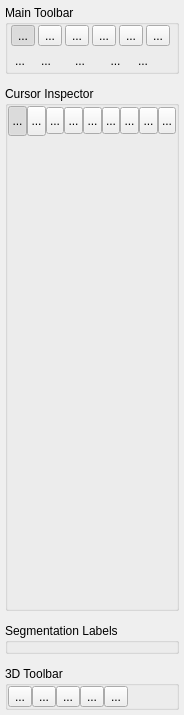
<?xml version="1.0" encoding="UTF-8"?>
<ui version="4.0">
 <class>MainControlPanel</class>
 <widget class="QWidget" name="MainControlPanel">
  <property name="geometry">
   <rect>
    <x>0</x>
    <y>0</y>
    <width>184</width>
    <height>715</height>
   </rect>
  </property>
  <property name="minimumSize">
   <size>
    <width>184</width>
    <height>0</height>
   </size>
  </property>
  <property name="maximumSize">
   <size>
    <width>184</width>
    <height>16777215</height>
   </size>
  </property>
  <property name="windowTitle">
   <string>Form</string>
  </property>
  <property name="styleSheet">
   <string notr="true">QGroupBox {
  background-origin: content;
  margin-top: 15px;
  font-weight: bold;
  font-size: 12px;
  background-color: palette(midlight);
  padding: 5px;
  border-radius: 2px;
  border-width: 1px;
  border-style: solid;
  border-color: rgb(128,128,128);
}

QGroupBox::title {
  subcontrol-origin: 	margin;
  subcontrol-position: top left;
}

QWidget#panelToolbarMode &gt; QToolButton,
QWidget#panelToolbarMode3D &gt; QToolButton,
QWidget#panelToolbarContext &gt; QToolButton 
{
  icon-size: 22px;
  width: 26px;
  height: 26px;
}

QWidget#panelToolbarAction &gt; QToolButton
{
  icon-size: 16px;
  width: 24px;
  height: 20px;
}

QMenu
{
  background-color: palette(window);
}</string>
  </property>
  <layout class="QVBoxLayout" name="verticalLayout" stretch="0">
   <property name="spacing">
    <number>0</number>
   </property>
   <property name="leftMargin">
    <number>5</number>
   </property>
   <property name="topMargin">
    <number>5</number>
   </property>
   <property name="rightMargin">
    <number>5</number>
   </property>
   <property name="bottomMargin">
    <number>5</number>
   </property>
   <item>
    <widget class="QWidget" name="widgetMain" native="true">
     <property name="styleSheet">
      <string notr="true"/>
     </property>
     <layout class="QVBoxLayout" name="verticalLayout_15">
      <property name="spacing">
       <number>12</number>
      </property>
      <property name="leftMargin">
       <number>0</number>
      </property>
      <property name="topMargin">
       <number>0</number>
      </property>
      <property name="rightMargin">
       <number>0</number>
      </property>
      <property name="bottomMargin">
       <number>0</number>
      </property>
      <item>
       <widget class="QGroupBox" name="grpToolbox">
        <property name="styleSheet">
         <string notr="true">
/*

QToolButton { 
    border: 1px solid rgba(255, 255, 255, 0);
    border-radius: 3px;
    padding: 0px;
    margin: 0px;
    height: 22px;
    width: 22px;
    icon-size: 24px;
}

QToolButton:hover { 
    border-color: #8f8f91;
    background-color: qlineargradient(x1: 0, y1: 0, x2: 0, y2: 1,
                                      stop: 0 #f6f7fa, stop: 1 #dadbde);
}

QToolButton:checked {
    border-color: #8f8f91;
    background-color: #bbbbbb;
}

*/</string>
        </property>
        <property name="title">
         <string>Main Toolbar</string>
        </property>
        <layout class="QVBoxLayout" name="verticalLayout_4">
         <property name="spacing">
          <number>2</number>
         </property>
         <property name="leftMargin">
          <number>0</number>
         </property>
         <property name="topMargin">
          <number>0</number>
         </property>
         <property name="rightMargin">
          <number>0</number>
         </property>
         <property name="bottomMargin">
          <number>0</number>
         </property>
         <item>
          <widget class="DarkModeToolbar" name="panelToolbarMode" native="true">
           <property name="styleSheet">
            <string notr="true"/>
           </property>
           <layout class="QHBoxLayout" name="horizontalLayout_4">
            <property name="spacing">
             <number>0</number>
            </property>
            <property name="leftMargin">
             <number>0</number>
            </property>
            <property name="topMargin">
             <number>0</number>
            </property>
            <property name="rightMargin">
             <number>0</number>
            </property>
            <property name="bottomMargin">
             <number>0</number>
            </property>
            <item>
             <widget class="QToolButton" name="btnCrosshair">
              <property name="text">
               <string>...</string>
              </property>
              <property name="icon">
               <iconset resource="../Resources/SNAPResources.qrc">
                <normaloff>:/root/crosshair.gif</normaloff>:/root/crosshair.gif</iconset>
              </property>
              <property name="checkable">
               <bool>true</bool>
              </property>
              <property name="checked">
               <bool>true</bool>
              </property>
             </widget>
            </item>
            <item>
             <widget class="QToolButton" name="btnZoom">
              <property name="text">
               <string>...</string>
              </property>
              <property name="icon">
               <iconset resource="../Resources/SNAPResources.qrc">
                <normaloff>:/root/zoom.gif</normaloff>:/root/zoom.gif</iconset>
              </property>
              <property name="checkable">
               <bool>true</bool>
              </property>
             </widget>
            </item>
            <item>
             <widget class="QToolButton" name="btnPolygon">
              <property name="text">
               <string>...</string>
              </property>
              <property name="icon">
               <iconset resource="../Resources/SNAPResources.qrc">
                <normaloff>:/root/poly.gif</normaloff>:/root/poly.gif</iconset>
              </property>
              <property name="checkable">
               <bool>true</bool>
              </property>
             </widget>
            </item>
            <item>
             <widget class="QToolButton" name="btnPaintbrush">
              <property name="text">
               <string>...</string>
              </property>
              <property name="icon">
               <iconset resource="../Resources/SNAPResources.qrc">
                <normaloff>:/root/paintbrush.gif</normaloff>:/root/paintbrush.gif</iconset>
              </property>
              <property name="checkable">
               <bool>true</bool>
              </property>
             </widget>
            </item>
            <item>
             <widget class="QToolButton" name="btnSnake">
              <property name="text">
               <string>...</string>
              </property>
              <property name="icon">
               <iconset resource="../Resources/SNAPResources.qrc">
                <normaloff>:/root/snake.gif</normaloff>:/root/snake.gif</iconset>
              </property>
              <property name="checkable">
               <bool>true</bool>
              </property>
             </widget>
            </item>
            <item>
             <widget class="QToolButton" name="btnAnnotation">
              <property name="text">
               <string>...</string>
              </property>
              <property name="icon">
               <iconset resource="../Resources/SNAPResources.qrc">
                <normaloff>:/root/annotation_28.png</normaloff>:/root/annotation_28.png</iconset>
              </property>
              <property name="checkable">
               <bool>true</bool>
              </property>
             </widget>
            </item>
           </layout>
          </widget>
         </item>
         <item>
          <widget class="DarkModeToolbar" name="panelToolbarMode_3" native="true">
           <property name="styleSheet">
            <string notr="true"/>
           </property>
           <layout class="QHBoxLayout" name="horizontalLayout_7">
            <property name="spacing">
             <number>2</number>
            </property>
            <property name="leftMargin">
             <number>0</number>
            </property>
            <property name="topMargin">
             <number>0</number>
            </property>
            <property name="rightMargin">
             <number>0</number>
            </property>
            <property name="bottomMargin">
             <number>0</number>
            </property>
           </layout>
          </widget>
         </item>
         <item>
          <widget class="DarkModeToolbar" name="panelToolbarAction" native="true">
           <property name="styleSheet">
            <string notr="true"/>
           </property>
           <layout class="QHBoxLayout" name="horizontalLayout">
            <property name="spacing">
             <number>2</number>
            </property>
            <property name="leftMargin">
             <number>0</number>
            </property>
            <property name="topMargin">
             <number>0</number>
            </property>
            <property name="rightMargin">
             <number>0</number>
            </property>
            <property name="bottomMargin">
             <number>0</number>
            </property>
            <item>
             <widget class="QToolButton" name="btnUndo">
              <property name="text">
               <string>...</string>
              </property>
              <property name="icon">
               <iconset resource="../Resources/SNAPResources.qrc">
                <normaloff>:/root/icons8_undo-48.png</normaloff>:/root/icons8_undo-48.png</iconset>
              </property>
              <property name="autoRaise">
               <bool>true</bool>
              </property>
             </widget>
            </item>
            <item>
             <widget class="QToolButton" name="btnRedo">
              <property name="text">
               <string>...</string>
              </property>
              <property name="icon">
               <iconset resource="../Resources/SNAPResources.qrc">
                <normaloff>:/root/icons8_redo-48.png</normaloff>:/root/icons8_redo-48.png</iconset>
              </property>
              <property name="autoRaise">
               <bool>true</bool>
              </property>
             </widget>
            </item>
            <item>
             <spacer name="horizontalSpacer_2">
              <property name="orientation">
               <enum>Qt::Horizontal</enum>
              </property>
              <property name="sizeType">
               <enum>QSizePolicy::Fixed</enum>
              </property>
              <property name="sizeHint" stdset="0">
               <size>
                <width>8</width>
                <height>16</height>
               </size>
              </property>
             </spacer>
            </item>
            <item>
             <widget class="QToolButton" name="btnLayerInspector">
              <property name="text">
               <string>...</string>
              </property>
              <property name="icon">
               <iconset resource="../Resources/SNAPResources.qrc">
                <normaloff>:/root/layer_Inspector_16.png</normaloff>:/root/layer_Inspector_16.png</iconset>
              </property>
              <property name="autoRaise">
               <bool>true</bool>
              </property>
             </widget>
            </item>
            <item>
             <spacer name="horizontalSpacer_9">
              <property name="orientation">
               <enum>Qt::Horizontal</enum>
              </property>
              <property name="sizeType">
               <enum>QSizePolicy::Fixed</enum>
              </property>
              <property name="sizeHint" stdset="0">
               <size>
                <width>8</width>
                <height>16</height>
               </size>
              </property>
             </spacer>
            </item>
            <item>
             <widget class="QToolButton" name="btnLabelSelector">
              <property name="toolTip">
               <string>&lt;html&gt;&lt;head/&gt;&lt;body&gt;&lt;p&gt;&lt;span style=&quot; font-weight:600;&quot;&gt;Quick Label Picker&lt;/span&gt;&lt;br/&gt;&lt;/p&gt;&lt;table border=&quot;0&quot; style=&quot; margin-top:0px; margin-bottom:0px; margin-left:0px; margin-right:0px;&quot; cellspacing=&quot;0&quot; cellpadding=&quot;2&quot;&gt;&lt;tr&gt;&lt;td&gt;&lt;p&gt;Active label:&lt;/p&gt;&lt;/td&gt;&lt;td&gt;&lt;p&gt;&lt;span style=&quot; font-weight:600;&quot;&gt;&lt;!--FgStart--&gt;FFFF&lt;!--FgEnd--&gt;&lt;/span&gt;&lt;/p&gt;&lt;/td&gt;&lt;/tr&gt;&lt;tr&gt;&lt;td&gt;&lt;p&gt;Draw over:&lt;/p&gt;&lt;/td&gt;&lt;td&gt;&lt;p&gt;&lt;span style=&quot; font-weight:600;&quot;&gt;&lt;!--BgStart--&gt;FFFF&lt;!--BgEnd--&gt;&lt;/span&gt;&lt;/p&gt;&lt;/td&gt;&lt;/tr&gt;&lt;/table&gt;&lt;p&gt;Press this button to quickly select the active label for all segmentation operations, and the draw over mask, which determines which previously labeled voxels are affected by segmentation operations.&lt;/p&gt;&lt;/body&gt;&lt;/html&gt;</string>
              </property>
              <property name="styleSheet">
               <string notr="true">QToolButton::menu-indicator {
  padding-left: 16px;
  padding-top: 8px;
}

QToolButton {
  padding-right: 6px;
}
</string>
              </property>
              <property name="text">
               <string>...</string>
              </property>
              <property name="icon">
               <iconset resource="../Resources/SNAPResources.qrc">
                <normaloff>:/root/layer_Inspector_16.png</normaloff>:/root/layer_Inspector_16.png</iconset>
              </property>
              <property name="popupMode">
               <enum>QToolButton::InstantPopup</enum>
              </property>
              <property name="autoRaise">
               <bool>true</bool>
              </property>
             </widget>
            </item>
            <item>
             <widget class="QToolButton" name="btnLabelEditor">
              <property name="text">
               <string>...</string>
              </property>
              <property name="icon">
               <iconset resource="../Resources/SNAPResources.qrc">
                <normaloff>:/root/layer_Inspector_16.png</normaloff>:/root/layer_Inspector_16.png</iconset>
              </property>
              <property name="autoRaise">
               <bool>true</bool>
              </property>
             </widget>
            </item>
            <item>
             <spacer name="horizontalSpacer_8">
              <property name="orientation">
               <enum>Qt::Horizontal</enum>
              </property>
              <property name="sizeHint" stdset="0">
               <size>
                <width>40</width>
                <height>16</height>
               </size>
              </property>
             </spacer>
            </item>
           </layout>
          </widget>
         </item>
        </layout>
       </widget>
      </item>
      <item>
       <widget class="QGroupBox" name="grpInspector">
        <property name="sizePolicy">
         <sizepolicy hsizetype="Preferred" vsizetype="Preferred">
          <horstretch>0</horstretch>
          <verstretch>1</verstretch>
         </sizepolicy>
        </property>
        <property name="styleSheet">
         <string notr="true"/>
        </property>
        <property name="title">
         <string>Cursor Inspector</string>
        </property>
        <layout class="QVBoxLayout" name="verticalLayout_2">
         <property name="spacing">
          <number>5</number>
         </property>
         <property name="leftMargin">
          <number>0</number>
         </property>
         <property name="topMargin">
          <number>0</number>
         </property>
         <property name="rightMargin">
          <number>0</number>
         </property>
         <property name="bottomMargin">
          <number>0</number>
         </property>
         <item>
          <widget class="DarkModeToolbar" name="panelToolbarContext" native="true">
           <property name="styleSheet">
            <string notr="true"/>
           </property>
           <layout class="QHBoxLayout" name="horizontalLayout_2">
            <property name="spacing">
             <number>0</number>
            </property>
            <property name="leftMargin">
             <number>0</number>
            </property>
            <property name="topMargin">
             <number>0</number>
            </property>
            <property name="rightMargin">
             <number>0</number>
            </property>
            <property name="bottomMargin">
             <number>0</number>
            </property>
            <item>
             <widget class="QToolButton" name="btnCursorInspector">
              <property name="minimumSize">
               <size>
                <width>0</width>
                <height>30</height>
               </size>
              </property>
              <property name="toolTip">
               <string>&lt;html&gt;&lt;head/&gt;&lt;body&gt;&lt;p&gt;&lt;span style=&quot; font-weight:600;&quot;&gt;Cursor Inspector&lt;/span&gt;&lt;/p&gt;&lt;p&gt;Examine the voxel under the cursor and enter exact 3D cursor location.&lt;/p&gt;&lt;/body&gt;&lt;/html&gt;</string>
              </property>
              <property name="styleSheet">
               <string notr="true"/>
              </property>
              <property name="text">
               <string>...</string>
              </property>
              <property name="icon">
               <iconset resource="../Resources/SNAPResources.qrc">
                <normaloff>:/root/crosshair.gif</normaloff>:/root/crosshair.gif</iconset>
              </property>
              <property name="checkable">
               <bool>true</bool>
              </property>
              <property name="checked">
               <bool>true</bool>
              </property>
              <property name="autoExclusive">
               <bool>true</bool>
              </property>
             </widget>
            </item>
            <item>
             <widget class="QToolButton" name="btnZoomInspector">
              <property name="minimumSize">
               <size>
                <width>0</width>
                <height>30</height>
               </size>
              </property>
              <property name="toolTip">
               <string>&lt;html&gt;&lt;head/&gt;&lt;body&gt;&lt;p&gt;&lt;span style=&quot; font-weight:600;&quot;&gt;Zoom Inspector&lt;/span&gt;&lt;/p&gt;&lt;p&gt;Control zoom factor in all slice views. &lt;/p&gt;&lt;/body&gt;&lt;/html&gt;</string>
              </property>
              <property name="styleSheet">
               <string notr="true"/>
              </property>
              <property name="text">
               <string>...</string>
              </property>
              <property name="icon">
               <iconset resource="../Resources/SNAPResources.qrc">
                <normaloff>:/root/zoom.gif</normaloff>:/root/zoom.gif</iconset>
              </property>
              <property name="checkable">
               <bool>true</bool>
              </property>
              <property name="autoExclusive">
               <bool>true</bool>
              </property>
             </widget>
            </item>
            <item>
             <widget class="QToolButton" name="btnDisplayInspector">
              <property name="minimumSize">
               <size>
                <width>0</width>
                <height>27</height>
               </size>
              </property>
              <property name="toolTip">
               <string>&lt;html&gt;&lt;head/&gt;&lt;body&gt;&lt;p&gt;&lt;span style=&quot; font-weight:600;&quot;&gt;Display Layout Inspector&lt;/span&gt;&lt;/p&gt;&lt;p&gt;Control which slice views are shown in the main ITK-SNAP window and how multiple image layers are rendered. &lt;/p&gt;&lt;/body&gt;&lt;/html&gt;</string>
              </property>
              <property name="styleSheet">
               <string notr="true"/>
              </property>
              <property name="text">
               <string>...</string>
              </property>
              <property name="icon">
               <iconset resource="../Resources/SNAPResources.qrc">
                <normaloff>:/root/dl_toolbox.png</normaloff>:/root/dl_toolbox.png</iconset>
              </property>
              <property name="checkable">
               <bool>true</bool>
              </property>
              <property name="autoExclusive">
               <bool>true</bool>
              </property>
             </widget>
            </item>
            <item>
             <widget class="QToolButton" name="btnSyncInspector">
              <property name="minimumSize">
               <size>
                <width>0</width>
                <height>27</height>
               </size>
              </property>
              <property name="toolTip">
               <string>&lt;html&gt;&lt;head/&gt;&lt;body&gt;&lt;p&gt;&lt;span style=&quot; font-weight:600;&quot;&gt;Synchronization Inspector&lt;/span&gt;&lt;/p&gt;&lt;p&gt;Adjust synchronization of cursor, zoom and pan across multiple ITK-SNAP sessions running on one computer.&lt;/p&gt;&lt;/body&gt;&lt;/html&gt;</string>
              </property>
              <property name="styleSheet">
               <string notr="true"/>
              </property>
              <property name="text">
               <string>...</string>
              </property>
              <property name="icon">
               <iconset resource="../Resources/SNAPResources.qrc">
                <normaloff>:/root/network-wireless.png</normaloff>:/root/network-wireless.png</iconset>
              </property>
              <property name="checkable">
               <bool>true</bool>
              </property>
              <property name="autoExclusive">
               <bool>true</bool>
              </property>
             </widget>
            </item>
            <item>
             <widget class="QToolButton" name="btnPolygonInspector">
              <property name="minimumSize">
               <size>
                <width>0</width>
                <height>27</height>
               </size>
              </property>
              <property name="toolTip">
               <string>&lt;html&gt;&lt;head/&gt;&lt;body&gt;&lt;p&gt;&lt;span style=&quot; font-weight:600;&quot;&gt;Polygon Tool Inspector&lt;/span&gt;&lt;/p&gt;&lt;p&gt;Adjust settings associated with the polygon tool.&lt;/p&gt;&lt;/body&gt;&lt;/html&gt;</string>
              </property>
              <property name="styleSheet">
               <string notr="true"/>
              </property>
              <property name="text">
               <string>...</string>
              </property>
              <property name="icon">
               <iconset resource="../Resources/SNAPResources.qrc">
                <normaloff>:/root/poly.gif</normaloff>:/root/poly.gif</iconset>
              </property>
              <property name="checkable">
               <bool>true</bool>
              </property>
              <property name="autoExclusive">
               <bool>true</bool>
              </property>
             </widget>
            </item>
            <item>
             <widget class="QToolButton" name="btnPaintbrushInspector">
              <property name="minimumSize">
               <size>
                <width>0</width>
                <height>27</height>
               </size>
              </property>
              <property name="toolTip">
               <string>&lt;html&gt;&lt;head/&gt;&lt;body&gt;&lt;p&gt;&lt;span style=&quot; font-weight:600;&quot;&gt;Paintbrush Tool Inspector&lt;/span&gt;&lt;/p&gt;&lt;p&gt;Adjust settings associated with the paintbrush tool.&lt;/p&gt;&lt;/body&gt;&lt;/html&gt;</string>
              </property>
              <property name="styleSheet">
               <string notr="true"/>
              </property>
              <property name="text">
               <string>...</string>
              </property>
              <property name="icon">
               <iconset resource="../Resources/SNAPResources.qrc">
                <normaloff>:/root/paintbrush.gif</normaloff>:/root/paintbrush.gif</iconset>
              </property>
              <property name="checkable">
               <bool>true</bool>
              </property>
              <property name="autoExclusive">
               <bool>true</bool>
              </property>
             </widget>
            </item>
            <item>
             <widget class="QToolButton" name="btnSnakeInspector">
              <property name="minimumSize">
               <size>
                <width>0</width>
                <height>27</height>
               </size>
              </property>
              <property name="toolTip">
               <string>&lt;html&gt;&lt;head/&gt;&lt;body&gt;&lt;p&gt;&lt;span style=&quot; font-weight:600;&quot;&gt;Snake Tool Inspector&lt;/span&gt;&lt;/p&gt;&lt;p&gt;Adjust settings associated with the automatic segmentation (snake) tool.&lt;/p&gt;&lt;/body&gt;&lt;/html&gt;</string>
              </property>
              <property name="styleSheet">
               <string notr="true"/>
              </property>
              <property name="text">
               <string>...</string>
              </property>
              <property name="icon">
               <iconset resource="../Resources/SNAPResources.qrc">
                <normaloff>:/root/snake.gif</normaloff>:/root/snake.gif</iconset>
              </property>
              <property name="checkable">
               <bool>true</bool>
              </property>
              <property name="autoExclusive">
               <bool>true</bool>
              </property>
             </widget>
            </item>
            <item>
             <widget class="QToolButton" name="btnAnnotateInspector">
              <property name="minimumSize">
               <size>
                <width>0</width>
                <height>27</height>
               </size>
              </property>
              <property name="toolTip">
               <string>&lt;html&gt;&lt;head/&gt;&lt;body&gt;&lt;p&gt;&lt;span style=&quot; font-weight:600;&quot;&gt;Annotation Tool Inspector&lt;/span&gt;&lt;/p&gt;&lt;p&gt;Adjust settings associated with the annotation tool.&lt;/p&gt;&lt;/body&gt;&lt;/html&gt;</string>
              </property>
              <property name="styleSheet">
               <string notr="true"/>
              </property>
              <property name="text">
               <string>...</string>
              </property>
              <property name="icon">
               <iconset resource="../Resources/SNAPResources.qrc">
                <normaloff>:/root/annotation_28.png</normaloff>:/root/annotation_28.png</iconset>
              </property>
              <property name="checkable">
               <bool>true</bool>
              </property>
              <property name="autoExclusive">
               <bool>true</bool>
              </property>
             </widget>
            </item>
            <item>
             <widget class="QToolButton" name="btnBrush3DInspector">
              <property name="minimumSize">
               <size>
                <width>0</width>
                <height>27</height>
               </size>
              </property>
              <property name="toolTip">
               <string>&lt;html&gt;&lt;head/&gt;&lt;body&gt;&lt;p&gt;&lt;span style=&quot; font-weight:600;&quot;&gt;3D Editing Tool Inspector&lt;/span&gt;&lt;/p&gt;&lt;p&gt;Adjust settings associated with the 3D editing tool.&lt;/p&gt;&lt;/body&gt;&lt;/html&gt;</string>
              </property>
              <property name="styleSheet">
               <string notr="true"/>
              </property>
              <property name="text">
               <string>...</string>
              </property>
              <property name="icon">
               <iconset resource="../Resources/SNAPResources.qrc">
                <normaloff>:/root/brush3d.png</normaloff>:/root/brush3d.png</iconset>
              </property>
              <property name="checkable">
               <bool>true</bool>
              </property>
              <property name="autoExclusive">
               <bool>true</bool>
              </property>
             </widget>
            </item>
            <item>
             <spacer name="horizontalSpacer">
              <property name="orientation">
               <enum>Qt::Horizontal</enum>
              </property>
              <property name="sizeHint" stdset="0">
               <size>
                <width>5</width>
                <height>20</height>
               </size>
              </property>
             </spacer>
            </item>
           </layout>
          </widget>
         </item>
         <item>
          <widget class="QStackedWidget" name="stack">
           <property name="currentIndex">
            <number>0</number>
           </property>
           <widget class="CursorInspector" name="pageCursorInspector"/>
           <widget class="ZoomInspector" name="pageZoomInspector"/>
           <widget class="DisplayLayoutInspector" name="pageDisplayInspector">
            <property name="toolTip">
             <string/>
            </property>
           </widget>
           <widget class="SynchronizationInspector" name="pageSyncInspector">
            <property name="toolTip">
             <string/>
            </property>
           </widget>
           <widget class="SnakeToolROIPanel" name="pageSnakeTool"/>
           <widget class="PaintbrushToolPanel" name="pagePaintbrushTool"/>
           <widget class="Brush3DToolPanel" name="pageBrush3DTool"/>
           <widget class="PolygonToolPanel" name="pagePolygonTool"/>
           <widget class="AnnotationToolPanel" name="pageAnnotationTool"/>
           <widget class="QWidget" name="pageBlank"/>
          </widget>
         </item>
        </layout>
       </widget>
      </item>
      <item>
       <widget class="QGroupBox" name="grpToolbox3D_2">
        <property name="styleSheet">
         <string notr="true">

QToolBar {
	padding: 0px;
}</string>
        </property>
        <property name="title">
         <string>Segmentation Labels</string>
        </property>
        <layout class="QHBoxLayout" name="horizontalLayout_3">
         <property name="spacing">
          <number>2</number>
         </property>
         <property name="leftMargin">
          <number>0</number>
         </property>
         <property name="topMargin">
          <number>0</number>
         </property>
         <property name="rightMargin">
          <number>0</number>
         </property>
         <property name="bottomMargin">
          <number>0</number>
         </property>
         <item>
          <widget class="LabelInspector" name="labelInspector" native="true">
           <property name="sizePolicy">
            <sizepolicy hsizetype="Minimum" vsizetype="Preferred">
             <horstretch>0</horstretch>
             <verstretch>0</verstretch>
            </sizepolicy>
           </property>
           <property name="styleSheet">
            <string notr="true">QToolButton {
	width: 22px;
	height: 22px;
	icon-size: 22px;
	padding: 1px;
}</string>
           </property>
          </widget>
         </item>
        </layout>
       </widget>
      </item>
      <item>
       <widget class="QGroupBox" name="grpToolbox3D">
        <property name="styleSheet">
         <string notr="true"/>
        </property>
        <property name="title">
         <string>3D Toolbar</string>
        </property>
        <layout class="QVBoxLayout" name="verticalLayout_6">
         <property name="spacing">
          <number>2</number>
         </property>
         <property name="leftMargin">
          <number>0</number>
         </property>
         <property name="topMargin">
          <number>0</number>
         </property>
         <property name="rightMargin">
          <number>0</number>
         </property>
         <property name="bottomMargin">
          <number>0</number>
         </property>
         <item>
          <widget class="DarkModeToolbar" name="panelToolbarMode3D" native="true">
           <property name="styleSheet">
            <string notr="true"/>
           </property>
           <layout class="QHBoxLayout" name="horizontalLayout_8">
            <property name="spacing">
             <number>0</number>
            </property>
            <property name="leftMargin">
             <number>0</number>
            </property>
            <property name="topMargin">
             <number>0</number>
            </property>
            <property name="rightMargin">
             <number>0</number>
            </property>
            <property name="bottomMargin">
             <number>0</number>
            </property>
            <item>
             <widget class="QToolButton" name="btnRotate3D">
              <property name="text">
               <string>...</string>
              </property>
              <property name="icon">
               <iconset resource="../Resources/SNAPResources.qrc">
                <normaloff>:/root/rotate3d.gif</normaloff>:/root/rotate3d.gif</iconset>
              </property>
             </widget>
            </item>
            <item>
             <widget class="QToolButton" name="btnCross3D">
              <property name="text">
               <string>...</string>
              </property>
              <property name="icon">
               <iconset resource="../Resources/SNAPResources.qrc">
                <normaloff>:/root/crosshair3D.gif</normaloff>:/root/crosshair3D.gif</iconset>
              </property>
             </widget>
            </item>
            <item>
             <widget class="QToolButton" name="btnSpray">
              <property name="text">
               <string>...</string>
              </property>
              <property name="icon">
               <iconset resource="../Resources/SNAPResources.qrc">
                <normaloff>:/root/spray.gif</normaloff>:/root/spray.gif</iconset>
              </property>
             </widget>
            </item>
            <item>
             <widget class="QToolButton" name="btnScalpel">
              <property name="text">
               <string>...</string>
              </property>
              <property name="icon">
               <iconset resource="../Resources/SNAPResources.qrc">
                <normaloff>:/root/scalpel.gif</normaloff>:/root/scalpel.gif</iconset>
              </property>
             </widget>
            </item>
            <item>
             <widget class="QToolButton" name="btnPaint3D">
              <property name="text">
               <string>...</string>
              </property>
              <property name="icon">
               <iconset resource="../Resources/SNAPResources.qrc">
                <normaloff>:/root/brush3d.png</normaloff>:/root/brush3d.png</iconset>
              </property>
             </widget>
            </item>
            <item>
             <spacer name="horizontalSpacer_3">
              <property name="orientation">
               <enum>Qt::Horizontal</enum>
              </property>
              <property name="sizeHint" stdset="0">
               <size>
                <width>40</width>
                <height>20</height>
               </size>
              </property>
             </spacer>
            </item>
           </layout>
          </widget>
         </item>
        </layout>
       </widget>
      </item>
     </layout>
    </widget>
   </item>
  </layout>
 </widget>
 <customwidgets>
  <customwidget>
   <class>CursorInspector</class>
   <extends>QWidget</extends>
   <header>CursorInspector.h</header>
   <container>1</container>
  </customwidget>
  <customwidget>
   <class>ZoomInspector</class>
   <extends>QWidget</extends>
   <header>ZoomInspector.h</header>
   <container>1</container>
  </customwidget>
  <customwidget>
   <class>LabelInspector</class>
   <extends>QWidget</extends>
   <header>LabelInspector.h</header>
   <container>1</container>
  </customwidget>
  <customwidget>
   <class>SnakeToolROIPanel</class>
   <extends>QWidget</extends>
   <header>SnakeToolROIPanel.h</header>
   <container>1</container>
  </customwidget>
  <customwidget>
   <class>PaintbrushToolPanel</class>
   <extends>QWidget</extends>
   <header>PaintbrushToolPanel.h</header>
   <container>1</container>
  </customwidget>
  <customwidget>
   <class>Brush3DToolPanel</class>
   <extends>QWidget</extends>
   <header>Brush3DToolPanel.h</header>
   <container>1</container>
  </customwidget>
  <customwidget>
   <class>DisplayLayoutInspector</class>
   <extends>QWidget</extends>
   <header>DisplayLayoutInspector.h</header>
   <container>1</container>
  </customwidget>
  <customwidget>
   <class>SynchronizationInspector</class>
   <extends>QWidget</extends>
   <header>SynchronizationInspector.h</header>
   <container>1</container>
  </customwidget>
  <customwidget>
   <class>PolygonToolPanel</class>
   <extends>QWidget</extends>
   <header>PolygonToolPanel.h</header>
   <container>1</container>
  </customwidget>
  <customwidget>
   <class>AnnotationToolPanel</class>
   <extends>QWidget</extends>
   <header>AnnotationToolPanel.h</header>
   <container>1</container>
  </customwidget>
  <customwidget>
   <class>DarkModeToolbar</class>
   <extends>QWidget</extends>
   <header>DarkModeToolbar.h</header>
   <container>1</container>
  </customwidget>
 </customwidgets>
 <resources>
  <include location="../Resources/SNAPResources.qrc"/>
 </resources>
 <connections/>
</ui>
